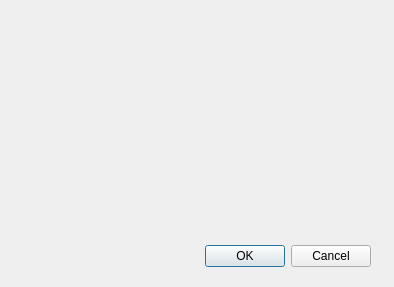
<?xml version="1.0" encoding="UTF-8"?>
<ui version="4.0">
 <class>Dialog</class>
 <widget class="QDialog" name="Dialog">
  <property name="geometry">
   <rect>
    <x>0</x>
    <y>0</y>
    <width>394</width>
    <height>287</height>
   </rect>
  </property>
  <property name="windowTitle">
   <string>Dialog</string>
  </property>
  <widget class="QDialogButtonBox" name="buttonBox">
   <property name="geometry">
    <rect>
     <x>30</x>
     <y>240</y>
     <width>341</width>
     <height>32</height>
    </rect>
   </property>
   <property name="orientation">
    <enum>Qt::Orientation::Horizontal</enum>
   </property>
   <property name="standardButtons">
    <set>QDialogButtonBox::StandardButton::Cancel|QDialogButtonBox::StandardButton::Ok</set>
   </property>
  </widget>
 </widget>
 <resources/>
 <connections>
  <connection>
   <sender>buttonBox</sender>
   <signal>accepted()</signal>
   <receiver>Dialog</receiver>
   <slot>accept()</slot>
   <hints>
    <hint type="sourcelabel">
     <x>248</x>
     <y>254</y>
    </hint>
    <hint type="destinationlabel">
     <x>157</x>
     <y>274</y>
    </hint>
   </hints>
  </connection>
  <connection>
   <sender>buttonBox</sender>
   <signal>rejected()</signal>
   <receiver>Dialog</receiver>
   <slot>reject()</slot>
   <hints>
    <hint type="sourcelabel">
     <x>316</x>
     <y>260</y>
    </hint>
    <hint type="destinationlabel">
     <x>286</x>
     <y>274</y>
    </hint>
   </hints>
  </connection>
 </connections>
</ui>
